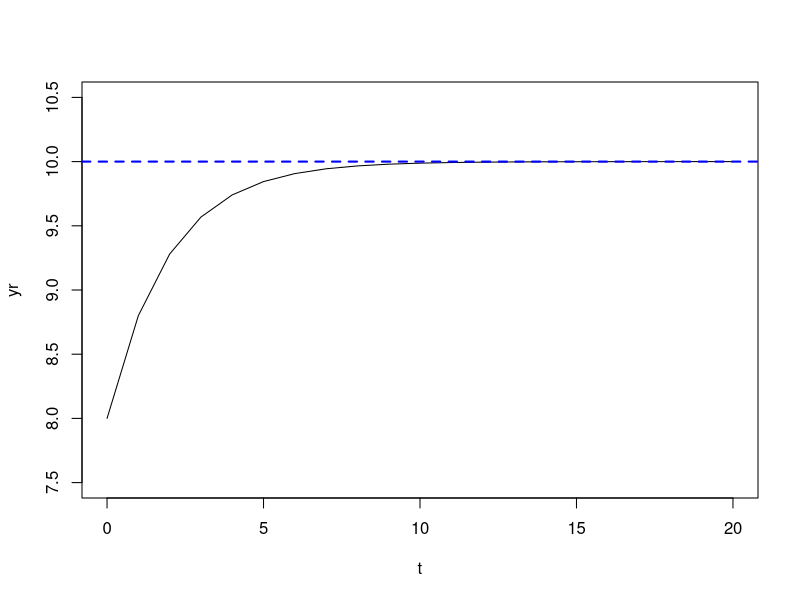

The R script that drew this image: (Note: this script raises an error after producing the figure.)
##Ecuaciones de primer orden
y0 <- 8
a <- 4
p <- .6
t <- c(0:20)
## Solución matematica
yt <- (a/(1-p))+p^t*(y0-(a/(1-p)))
plot(t,yt, type = "l", xlab="t", ylab="yr", ylim = c(summary(yt)[1]-.5,summary(yt)[6]+.5), xlim = c(0,20))
abline(h=a/(1-p), col="blue", lwd=2, lty=2)

A <- c(y0, y1, y2, y3, y4, y5, y6, y7, y8, y9, y10, y11, y12, y13, y14, y15, y16, y17, y18, y19, y20)
t <- c(0:20)
D <- cbind(t,A)

plot(D, type = "l", xlab="t", ylab="yr", ylim = c(summary(A)[1]-.5,summary(A)[6]+.5), xlim = c(0,20))

## Solución recursiva

ed1 <- function(alpha, phi, n, y0) {
  t <- 0:n
  y <- vector(mode="double", length = n+1)
  y[1] <- y0
  for (i in 2:(n+1)) y[i] <- alpha + phi*y[i-1]
  plot(t,y, type = "l", main = "Ecuaciones en diferencias, orden 1", ylim = c(summary(y)[1]-.5,summary(y)[6]+.5), xlim = c(0,20))
  abline(h=alpha/(1-phi), col="blue", lwd=2, lty=2)
}

##############################################################################

##Ecuaciones de segundo orden

a <- 10
p1 <- 0
p2 <- -.4

ypt <- a/(1-p1-p2)
d <- (p1^2)+(4*p2)
d

y0 <- 12
y1 <- 7

## Si d>0
l1 <- (p1/2)+(1/2)*(d)^(1/2)
l2 <- (p1/2)-(1/2)*(d)^(1/2)
c(l1, l2)
##solución general
#yt <- ypt+(A1*(l1)^t)+(A2*(l2)^t)

#Resolvemos para t=0
## y0 <- ypt+A1+A2
#Resolvemos para t=1
## y1 <- ypt+(A1*l1)+(A2*l2)
## Usaremos A1 de t=0
# A1 <- y0-ypt-A2
## Sustituiremos en t=1
# y1 <- ypt+((y0-ypt-A2)*l1)+(A2*l2)
## Despejamos A2
A2 <- (-ypt-(l1*(y0-ypt))+y1)/(l2-l1)
A1 <- y0-ypt-A2
c(A1, A2)
## Ya podemos usar la solucion general
#yt <- ypt+(A1*(l1)^t)+(A2*(l2)^t)

A <- c(y0, y1, y2, y3, y4, y5, y6, y7, y8, y9, y10, y11, y12, y13, y14, y15, y16, y17, y18, y19, y20)
t <- c(0:20)
D <- cbind(t,A)

plot(D, type = "l", xlab="t", ylab="yr", ylim = c(summary(A)[1]-.5,summary(A)[6]+.5), xlim = c(0,20))

## Solución matematica
yt <- ypt+(A1*(l1)^t)+(A2*(l2)^t)
plot(t,yt, type = "l", xlab="t", ylab="yr", ylim = c(summary(yt)[1]-.5,summary(yt)[6]+.5), xlim = c(0,20))

##############################################################################

a <- 4
p1 <- .8
p2 <- -.16

ypt <- a/(1-p1-p2)
d <- (p1^2)+(4*p2)

y0 <- 6
y1 <- 9


## Si d=0
l <- p1/2

## Solución general
# yt <- ypt+(A1*(l)^t)+(A2*t*(l)^t)
## Resolvemos para t=0
# y0 <- ypt+A1
A1 <- y0-ypt
## Resolvemos para t=1
# y1 <- ypt+(A1*(l))+(A2*(l))
A2 <- (y1-ypt-(A1*l))/l

## Ahora podemos usar la solución general
# yt <- ypt+(A1*(l)^t)+(A2*t*(l)^t)


## Solución matematica
t <- c(0:20)
yt <- ypt+(A1*(l)^t)+(A2*t*(l)^t)
plot(t,yt, type = "l", xlab="t", ylab="yr", ylim = c(summary(yt)[1]-.5,summary(yt)[6]+.5), xlim = c(0,20))

##############################################################################

## Si d<0

a <- 10
p1 <- 0
p2 <- -.4

ypt <- a/(1-p1-p2)
d <- (p1^2)+(4*p2)
d

y0 <- 5
y1 <- 8

l1 <- complex(real=(p1/2), imaginary=((1/2)*(-d)^(1/2)))
l2 <- complex(real=(p1/2), imaginary=-((1/2)*(-d)^(1/2)))
c(l1,l2)

a1 <- p1/2
b1 <- as.complex((1/2)*(-d)^(1/2))
b1 <- 0.6324555

R <- (a1^2+b1^2)^(1/2)

costh <- a1/R
senth <- b1/R

th <- acos(costh)
th <- asin(senth)


l12 <- R*complex(length.out = 1, real = costh, imaginary = senth)
l22 <- R*complex(length.out=1, real = costh, imaginary = -senth)

## En solución general
# l1t <- (R*complex(real = costh, imaginary = senth))^t
# l2t <- (R*complex(real = costh, imaginary = -senth))^t
# yt <- ypt+(A1*R^t*l12)+(A2*R^t*l22)
# yt <- ypt+R^t(A3*cos(th*t)+A4*sin(th*t))

## Si t = 0
# y0 <- ypt+R^0(A3*cos(th*0)+A4*sin(th*0))
## Si t = 1
# y1 <- ypt+R^1(A3*cos(th*1)+A4*sin(th*1))
## Despejamos A3 de t=0
A3 <- (((y0-ypt)/(R^0))-sin(th*0))/(cos(th*0))

## Sustituimos en t=1 y despejamos A4
A4 <- (((y1-ypt)/(R^1))-(A3*cos(th)))/sin(th)
c(A3, A4)
## Ahora podemos usar la solución general
# yt <- ypt+R^t(A3*cos(th*t)+A4*sin(th*t))

## Solución matematica
t <- c(0:20)
yt <- ypt+R^t*(A3*cos(th*t)+A4*sin(th*t))

plot(t,yt, type = "l", xlab="t", ylab="y(t)", ylim = c(summary(yt)[1]-.5,summary(yt)[6]+.5), xlim = c(0,20))
abline(h=a/(1-p1-p2), col="blue", lwd=2, lty=2)  
## Solución recursiva

ed2 <- function(alpha, phi1, phi2, y0, y1, n){
  t <- 0:(n+1)
  y <- vector(mode = "double", length=(n+2))
  y[1] <- y0
  y[2] <- y1
  for (i in 3:(n+2)) y[i] <- alpha+phi1*y[i-1]+phi2*y[i-2]
  plot(t,y, type = "l", main = "Ecuaciones en diferencias, orden 2", ylim = c(summary(y)[1]-.5,summary(y)[6]+.5), xlim = c(0,20))
  abline(h=alpha/(1-phi1-phi2), col="blue", lwd=2, lty=2)  
}





